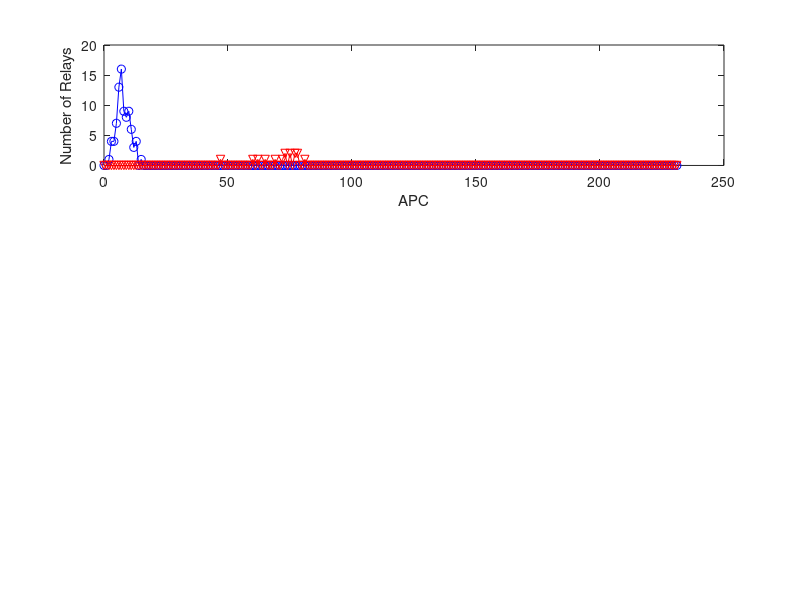

Source code (MATLAB): (Note: this script raises an error after producing the figure.)
% -------------------------------------------------------------------------
% filename : draw_hisotram.m
% Objectives : this script generates detection and false alarm probabilities with varying observation window
% written by Woong-Bi Lee, July 2018
% -------------------------------------------------------------------------
%%
addpath('../MP_analysis');

load histo_180420.mat;

figure();
subplot(3,1,1);
plot(0:1:num_avg,usual_n_rc15_pa30,'b-o');hold on;
plot(0:1:num_avg,comp_n_rc15_pa30,'r-v');
xlabel('APC');ylabel('Number of Relays');
% stem(min_APC_usual,7,'m');
% stem(max_APC_usual,7,'c');
% stem(max_APC_comp,7,'c');
axis([0 N 0 20]);

subplot(3,1,2);
plot(0:1:num_avg,usual_n_rc15_pa50,'b-o');hold on;
plot(0:1:num_avg,comp_n_rc15_pa50,'r-v');
xlabel('APC');ylabel('Number of Relays');
% stem(min_APC_usual,7,'m');
% stem(max_APC_usual,7,'c');
% stem(max_APC_comp,7,'c');
axis([0 N 0 10]);

subplot(3,1,3);
plot(0:1:num_avg,usual_n_rc15_pa100,'b-o');hold on;
plot(0:1:num_avg,comp_n_rc15_pa100,'r-v');
xlabel('APC');ylabel('Number of Relays');
% stem(min_APC_usual,7,'m');
% stem(max_APC_usual,7,'c');
% stem(max_APC_comp,7,'c');
axis([0 N 0 10]);
%%
rmpath(genpath('../'));